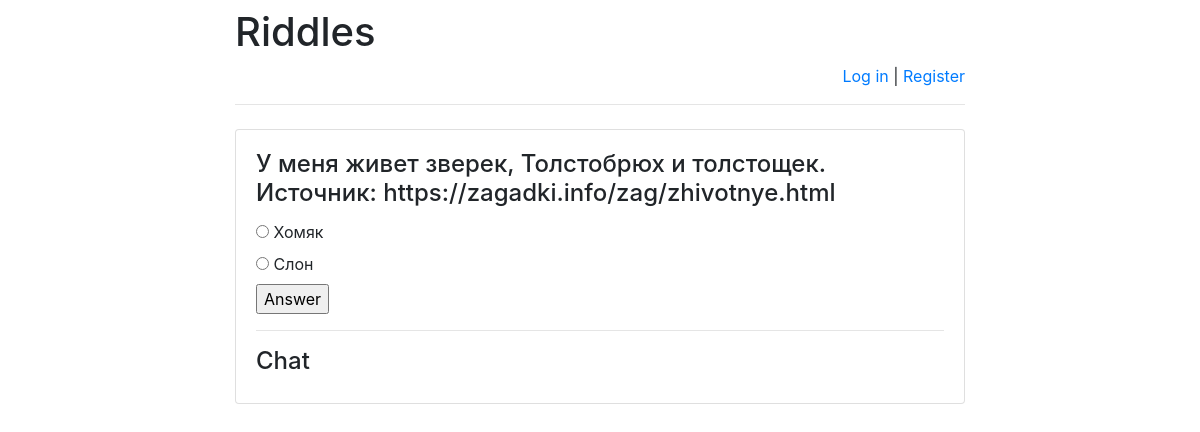
Page /AppRiddles/12/ on the committed database.
### AppRiddles/models.py (models this page shows)
class Riddle(models.Model):
    riddle_text = models.CharField(max_length=255)
    pub_date = models.DateTimeField('date published')

class Option(models.Model):
    riddle = models.ForeignKey(Riddle, on_delete=models.CASCADE)
    text = models.CharField(max_length=255)
    correct = models.BooleanField(default=False)

### AppRiddles/views.py (the view)
# urls.py: url(r'^([0-9]+)/$', views.detail, name='detail'),
def detail(request, riddle_id):
    error_message = None
    if "error_message" in request.GET:
        error_message = request.GET["error_message"]
    ordered_option_set = \
        list(Option.objects.filter(riddle_id=riddle_id))
    option_iter = \
        numpy.random.permutation(len(ordered_option_set))
    option_set = []
    for num in option_iter:
        option_set.append(ordered_option_set[num])
    return render(
        request,
        "answer.html",
        {
            "option_set": option_set,
            "riddle": get_object_or_404(
                Riddle, pk=riddle_id),
            "error_message": error_message,
            "latest_messages":
                Message.objects
                    .filter(chat_id=riddle_id)
                    .order_by('-pub_date')[:5],
        }
    )

### AppRiddles/templates/answer.html (shortened to what this page needs)
<!DOCTYPE html>
<html lang="en">
<head>
</head>
<body>
{% extends 'base.html' %}
{% block main %}
<h4 class="card-title">{{ riddle.riddle_text }}</h4>
<form action="answer/" method="post">
    {% for option in option_set %}
        <input type="radio"
               name="option"
               id="option{{ forloop.counter }}"
               value="{{ option.id }}"/>
        <label for="option{{ forloop.counter }}">
            {{ option.text }}
        </label><br>
    {% endfor %}
    <input type="submit" value="Answer"/>
</form>
    <hr>
<h4>Chat</h4>
{% endblock %}

### rows in the picture
Riddle: riddle_text "У меня живет зверек, Толстобрюх и толстощек. Источник: https://zagadki.info/zag/zhivotnye.html"
Option: text "Хомяк"
Option: text "Слон"
